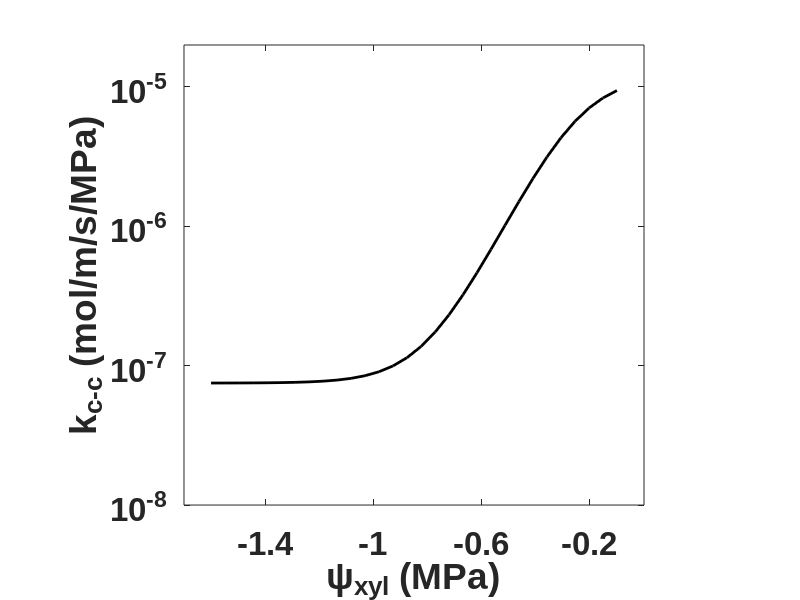

Recreate this plot in MATLAB. (Note: this script raises an error after producing the figure.)
% code_for_alternative_architecture_local_equilibrium_SI_Fig_S20.m
% Description: This code executes the mathematical model developed in SI
% Section S10 in the paper titled, "Loss of plasma membrane conductance of 
% outside-xylem zone explains non-stomatal control of transpiration" for 
% alternative architecture 1: local equilibrium between cells and air 
% spaces. We generate 3 predictions (mean and bounds of uncertainty 
% interval) with npoints (see below) being the number of points in the 
% discretized domain for each prediction. npoints are distributed across 
% four ranges in psi_xyl: -0.4 to 0; -0.8 to -0.4; -1.2 to -0.8 and -1.6 to
% -1.2 (MPa). The prediction mean and bounds of uncertainty interval is 
% then compared to the data mean +/- S.E. 
% This code uses the following MATLAB toolboxes:
% 1. Optimization Toolbox
% Code developed by: Sabyasachi Sen
% Email: ss3945@cornell.edu
% Affiliation: Cornell University
% Created: February 8, 2025
% Last Modified: February 10, 2025
% Copyright (c) 2025 Sabyasachi Sen
% If you use this code in your research, please cite as:
% "Sabyasachi Sen (2025). 
% code_for_alternative_hypothesis_1_local_equilibrium_SI_Fig_S21.m
% Retrieved from manuscript titled: Loss of plasma membrane conductance of 
% outside-xylem zone explains non-stomatal control of transpiration"
% This code is provided under the MIT License.
% For full license terms, see: https://opensource.org/licenses/MIT

clear;
close all;
clc;

%% Thermodynamic parameters (see Table S3 in SI Section S10)

leaf_temp=309; % leaf temperature (=36C) in Kelvin
p_sat=5946.178; % saturation pressure in Pa at 36C
R=8.314; % universal gas constant in SI units Pa.m3/K/mol
v_bar=18e-6; % molar volume of water in m3/mol
c=39.45; % molar concentration of air in mol/m3
D=2.5e-5; % diffusivity of water vapor in air in m2/s
p_atm=101325; % atmospheric pressure in Pa
kai_0=p_sat/p_atm; % reference mole fraction of water vapor at leaf temperature

%% Introduce uncertainty in parameters to generate uncertainty interval in predictions (see Tables S4 and S5 in SI Section S10)

% Notation: variable name: high, mid, low values
A_cc_arr=[5e-9, 6e-9, 7e-9]; % x-sectional area for flow in cell-to-cell path (in m2)
A_vap_arr=[5e-9, 5.5e-9, 6e-9]; % x-sectional area for flow in apoplasmic path (in m2)
bs_tortuosity_arr=[1, 2, 3]; % bundle sheath tortuosity (dimensionless)
mes_tortuosity_arr=[1, 2, 3]; % mesophyll tortuosity (dimensionless)
k_cc_max_arr=[12e-6, 11e-6, 10e-6]; % maximum cell-to-cell conductivity in mol/m/s/MPa
k_cc_min_arr=[7.5e-8, 7e-8, 6.5e-8]; % minimum cell-to-cell conductivity in mol/m/s/MPa
k_cc_trigger_arr=[-0.24e6, -0.23e6, -0.22e6]; % xylem stress at which 'characteristic' loss of cell-to-cell conductivity occurs (in Pa)
k_cc_decline_sensitivity_arr=[0.9e-5, 1e-5, 1.1e-5]; % determines sensitivity of cell-to-cell conductivity to xylem stress in MPa^(-1)

%% Constant leaf anatomical parameters (see Table S4 in SI Section S10)

L_total=2e-4; % total thickness of leaf in m
L_ad=L_total/2; % Assume half-thickness of leaf 
L_ab=L_total/2; % Assume half-thickness of leaf 
L_bs=L_ad/3; % Assume bundle sheath occupies 1/3rd of leaf thickness
A_cw=0.08e-9; % x-sectional area for flow in cell wall (in m2)

%% Constant transport parameters (see Table S5 in SI Section S10)

kappa_mes_mem=7e-6; % hydraulic conductivity of mesophyll membranes at cell-air space interface in mol/m/s/MPa: Rockwell review undersaturation - use higher end of L_p 
kappa_bs_mem=kappa_mes_mem; % hydraulic conductivity of bundle sheath membranes at cell-air space interface in mol/m/s/MPa: Rockwell review undersaturation - use higher end of L_p 
gs_ad=90e-3; % adaxial stomatal conductance in mol/m2/s
gs_ab=90e-3; % abaxial stomatal conductance in mol/m2/s
gs=(gs_ad+gs_ab)*1e3; % total stomatal conductance in mmol/m2/s: will be used to calculate transpiration rate

%% Driving forces for transpiration

% psi_xylem sweep
npoints=30; % number of nodes in the discretized domain
psi_xylem=flipud(linspace(-1.6,-0.1,npoints)')*1e6; % xylem water potential in Pa
xylem_means=[-0.2;-0.6;-1;-1.4]; % for plotting in bins

% VPD sweep 
rel_hum = flipud(linspace(0.36,0.7,npoints)'); % relative humidity of bulk air outside the leaf
vpd = p_sat*(1-rel_hum)/1e3; % vpd in kPa: the mean vpd in our measurements is ~3.8 kPa which is the last element in the vpd array here

%% Finite difference discretization parameters:

N=1000; % Total # of nodes including boundary nodes
h=L_total/(N-1); % interval between nodes

%% Coordinates along leaf thickness direction (in metres)

coords_ad=linspace(0,L_ad,N)'; % adaxial coordinates
coords_ab=linspace(-L_ab,0,N)'; % abaxial coordinates
coords_bs_ad=coords_ad(1:round(N/3)); % adaxial bundle sheath coordinates
coords_bs_ab=coords_ab(round(2*N/3)+1:end); % abaxial bundle sheath coordinates
coords_mes_ad=coords_ad(round(N/3):end); % adaxial mesophyll coordinates
coords_mes_ab=coords_ab(1:round(2*N/3)+1); % abaxial mesophyll coordinates
coordinates_ad=coords_ad*1e6; % coordinates for adaxial section: microns for plotting
coordinates_ab=coords_ab*1e6; % coordinates for abaxial section: microns for plotting

%% Loop through 3 sets of parameters

for ii=1:3

    % Variable leaf anatomical parameters and transport parameters (see Tables S4 and S5 in SI Section S10)

    bs_tortuosity=bs_tortuosity_arr(ii); % bundle sheath tortuosity
    mes_tortuosity=mes_tortuosity_arr(ii); % mesophyll tortuosity

    k_bs_vap=c*D*v_bar*kai_0/(R*leaf_temp)/bs_tortuosity/1e-6; % hydraulic conductivity of vapor in bundle sheath in mol/m/s/MPa; this assumes driving force for transport is water potential. Ref: Rockwell 2014
    k_mes_vap=c*D*v_bar*kai_0/(R*leaf_temp)/mes_tortuosity/1e-6; % hydraulic conductivity of vapor in mesophyll in mol/m/s/MPa; this assumes driving force for transport is water potential. Ref: Rockwell 2014
    
    k_bs_cw=2.7e-6/bs_tortuosity; % hydraulic conductivity of bundle sheath cell wall in mol/m/s/MPa; this assumes driving force for transport is water potential gradient. Refs: Michael potato parenchyma 1997; Rockwell et al. 2022
    k_mes_cw=2.7e-6/mes_tortuosity; % hydraulic conductivity of mesophyll cell wall in mol/m/s/MPa; this assumes driving force for transport is water potential gradient. Refs: Michael potato parenchyma 1997; Rockwell et al. 2022

    A_cc=A_cc_arr(ii); % see SI Section S10 for choice of A_cc
    A_vap=A_vap_arr(ii); % see SI Section S10 for choice of A_vap
                
    %% Tissue hydraulic conductivity parameters 
    
    % Cell-to-cell hydraulic parameters for current iteration
    k_cc_max=k_cc_max_arr(ii); 
    k_cc_decline_sensitivity=k_cc_decline_sensitivity_arr(ii); 
    k_cc_trigger=k_cc_trigger_arr(ii); 
    k_cc_min=k_cc_min_arr(ii); 
    % sigmoid function
    k_cc_arr=k_cc_max*1./(1+exp(-k_cc_decline_sensitivity*(psi_xylem-k_cc_trigger)))+k_cc_min; 
    
    % plot kappa_mem vs psi_xyl
    figure(1);hold on;
    plot(psi_xylem/1e6,k_cc_arr,'k-','linewidth',2);hold on;
    pbaspect([1 1 1]);
    ylabel('k_{c-c} (mol/m/s/MPa)');ylim([1e-8 2e-5]);
    xlabel('\psi_{xyl} (MPa)');xlim([-1.7 0]);xticks(flipud(xylem_means));
    set(gca,'fontsize',24,'ticklabelinterpreter','tex','fontname','Arial','fontweight','bold','yscale','log');
    box on;ax=gca;ax.LineWidth = 2;
    
    %% Solution
    
    % Initialize arrays that will contain the solutions: psi_cc and psi_apo (in Pa)
    psi_bs_cc_ad_arr=zeros(length(psi_xylem),length(rel_hum)); % psi_cc in bundle sheath adaxial domain
    psi_bs_cc_ab_arr=zeros(length(psi_xylem),length(rel_hum)); % psi_cc in bundle sheath abaxial domain
    psi_bs_apo_ad_arr=zeros(length(psi_xylem),length(rel_hum)); % psi_apo in bundle sheath adaxial domain
    psi_bs_apo_ab_arr=zeros(length(psi_xylem),length(rel_hum)); % psi_apo in bundle sheath abaxial domain

    psi_mes_cc_ad_N=zeros(length(psi_xylem),length(rel_hum)); % psi_cc in mesophyll adaxial domain
    psi_mes_cc_ab_N=zeros(length(psi_xylem),length(rel_hum)); % psi_cc in mesophyll abaxial domain
    psi_mes_apo_ad_N=zeros(length(psi_xylem),length(rel_hum)); % psi_apo in mesophyll adaxial domain
    psi_mes_apo_ab_N=zeros(length(psi_xylem),length(rel_hum)); % psi_apo in mesophyll abaxial domain
    
    for i=1:length(psi_xylem)
    
        k_cc=k_cc_arr(i); % Cell-to-cell conductivity 
        
        for j=1:length(rel_hum)
    
            % see SI Section S10 for details of these constants
            % a1, a2, b1, and b2 multiply the derivates in SI equations S30 and S31
            a1=kappa_bs_mem/(k_cc*A_cc); 
            a2=kappa_bs_mem/(k_bs_cw*A_cw + k_bs_vap*A_vap);
            
            b1=kappa_mes_mem/(k_cc*A_cc); 
            b2=kappa_mes_mem/(k_mes_cw*A_cw + k_mes_vap*A_vap);
            
            % r3 and s3 are the roots of the auxiliary equation: see SI equation S43
            r3=+sqrt(a1+a2);
            s3=+sqrt(b1+b2);
            
            % solve for the unknown x's ('alpha's in SI equations S44 and S45)
            init=[-1e6,-1e8,-10,-1e6,-2e6,-2e8,-20,-2e6,-1.5e6,-1.5e8,-25,-1.5e6,-2.5e6,-2.5e8,-30,-2.5e6];
            x=fsolve(@(x)solver_separate_bs_and_mesophyll(x,psi_xylem(i),rel_hum(j),a1,a2,b1,b2,r3,s3,L_ad,L_ab,L_bs,gs_ad,gs_ab,p_sat,v_bar,R,leaf_temp,k_mes_vap,k_bs_vap,k_mes_cw,k_bs_cw,p_atm,A_cc,A_vap,A_cw),init);
            
            %  psi_bs
            psi_bs_cc_ad_arr=x(1) + x(2)*coords_bs_ad + x(3)*exp(r3*coords_bs_ad) + x(4)*exp(-r3*coords_bs_ad);
            psi_bs_apo_ad_arr=x(1) + x(2)*coords_bs_ad - a2*x(3)*exp(r3*coords_bs_ad)/a1 - a2*x(4)*exp(-r3*coords_bs_ad)/a1;
            psi_bs_cc_ab_arr=x(5) + x(6)*coords_bs_ab + x(7)*exp(r3*coords_bs_ab) + x(8)*exp(-r3*coords_bs_ab);
            psi_bs_apo_ab_arr=x(5) + x(6)*coords_bs_ab - a2*x(7)*exp(r3*coords_bs_ab)/a1 - a2*x(8)*exp(-r3*coords_bs_ab)/a1;
            
            % psi_mes
            psi_mes_cc_ad_arr=x(9) + x(10)*coords_mes_ad + x(11)*exp(s3*coords_mes_ad) + x(12)*exp(-s3*coords_mes_ad);
            psi_mes_apo_ad_arr=x(9) + x(10)*coords_mes_ad - b2*x(11)*exp(s3*coords_mes_ad)/b1 - b2*x(12)*exp(-s3*coords_mes_ad)/b1;
            psi_mes_cc_ab_arr=x(13) + x(14)*coords_mes_ab + x(15)*exp(s3*coords_mes_ab) + x(16)*exp(-s3*coords_mes_ab);
            psi_mes_apo_ab_arr=x(13) + x(14)*coords_mes_ab - b2*x(15)*exp(s3*coords_mes_ab)/b1 - b2*x(16)*exp(-s3*coords_mes_ab)/b1;        
            
            % Combining the two cell-to-cell domains
            psi_cc_ab_arr=[psi_mes_cc_ab_arr(1:end-1);psi_bs_cc_ab_arr];
            psi_cc_ad_arr=[psi_bs_cc_ad_arr(1:end-1);psi_mes_cc_ad_arr];
            
            % Combining the two apoplasm domains
            psi_apo_ab_arr=[psi_mes_apo_ab_arr(1:end-1);psi_bs_apo_ab_arr];
            psi_apo_ad_arr=[psi_bs_apo_ad_arr(1:end-1);psi_mes_apo_ad_arr];

            % Terminal apoplast and symplast potentials on adaxial side 
            psi_mes_cc_ad_N(i,j)=psi_mes_cc_ad_arr(end)/1e6; % divide by 1e6 to convert from Pa to MPa
            psi_mes_apo_ad_N(i,j)=psi_mes_apo_ad_arr(end)/1e6; % divide by 1e6 to convert from Pa to MPa 
            
            % Terminal apoplast and symplast potentials on abaxial side 
            psi_mes_cc_ab_N(i,j)=psi_mes_cc_ab_arr(end)/1e6; % divide by 1e6 to convert from Pa to MPa
            psi_mes_apo_ab_N(i,j)=psi_mes_apo_ab_arr(end)/1e6; % divide by 1e6 to convert from Pa to MPa
                    
        end
        
        k_cc_exp=floor(log10(k_cc));
        k_cc_a=k_cc/(10^k_cc_exp);

        % Plot psi_apoplast vs z
        figure(2);
        plot([psi_cc_ab_arr; psi_cc_ad_arr]/1e6,[coordinates_ab; coordinates_ad],[psi_apo_ab_arr; psi_apo_ad_arr]/1e6,[coordinates_ab; coordinates_ad],'linewidth',4);
        pbaspect([1 1 1]);
        xlabel('\psi(MPa)','interpreter','tex');xlim([-20 0]);
        ylabel('z (\mu m)','interpreter','tex');ylim([-110 110]);
        set(gca,'fontsize',24,'ticklabelinterpreter','tex','FontName','Arial','FontWeight','Bold');
        title(sprintf('k_{c-c} = %.2f \\times 10^{%d} mol/m/s/MPa',k_cc_a,k_cc_exp),'FontSize',20,'Interpreter','tex');
        legend1=legend(sprintf('\\psi_{c-c}'),sprintf('\\psi_{apo}'),'interpreter','tex');
        set(legend1,'Position',[0.157149113714695 0.748901596398512 0.159461545944213 0.147857143765404],'Interpreter','tex','FontSize',20,'FontName','Arial');
        box on;ax=gca;ax.LineWidth = 2;
        drawnow();
        thisFrame=getframe(gcf);
        size(thisFrame.cdata)
        % Write this frame out to a new video file.
        myMovie1(i) = thisFrame;

    end
    
    %% Calculate goxz
    % Note: here, e_xyl, e_i - all "e"s are vapor pressures
    
    e_xyl=p_sat.*exp(v_bar*psi_xylem./(R*leaf_temp)); % equivalent vapor pressure at xylem water potential 
    e_air=p_sat-vpd(end)*1e3; % vapor pressure in the air outside the leaf
    e_i_high_vpd=p_sat.*exp(v_bar*psi_mes_apo_ad_N(:,end)*1e6./(R*leaf_temp)); % equivalent vapor pressure at AquaDust water potential in the ssc
    rh=e_i_high_vpd./p_sat; % relative humidity in the ssc
    e=gs*(e_i_high_vpd-e_air)/p_atm; % calculate transpiration rate e
    goxz_all=e./(e_xyl-e_i_high_vpd)*p_atm; % calculate g_oxz
    goxz_all=goxz_all.*ones(length(psi_xylem),length(psi_xylem));
    goxz=goxz_all(:,1); % extract g_oxz (here, there is no variation of g_oxz with VPD so any column will do)
    
    %% Calculate model prediction mean and max/min to generate uncertainty intervals
    
    % binned rh predictions
    rh_bin1=rh(psi_xylem>-0.4e6);
    rh_bin2=rh(psi_xylem<-0.4e6 & psi_xylem>-0.8e6);
    rh_bin3=rh(psi_xylem<-0.8e6 & psi_xylem>-1.2e6);
    rh_bin4=rh(psi_xylem<-1.2e6 & psi_xylem>=-1.6e6);
    
    % binned goxz predictions
    goxz_bin1=goxz(psi_xylem>-0.4e6);
    goxz_bin2=goxz(psi_xylem<-0.4e6 & psi_xylem>-0.8e6);
    goxz_bin3=goxz(psi_xylem<-0.8e6 & psi_xylem>-1.2e6);
    goxz_bin4=goxz(psi_xylem<-1.2e6 & psi_xylem>=-1.6e6);

    if ii==1 % upper bound on uncertainty interval

        rh_bin1_max=mean(rh_bin1);
        rh_bin2_max=mean(rh_bin2);
        rh_bin3_max=mean(rh_bin3);
        rh_bin4_max=mean(rh_bin4);

        goxz_bin1_max=mean(goxz_bin1);
        goxz_bin2_max=mean(goxz_bin2);
        goxz_bin3_max=mean(goxz_bin3);
        goxz_bin4_max=mean(goxz_bin4);
    
    elseif ii==2 % mean prediction

        rh_bin1_mean=mean(rh_bin1);rh_bin1_pos_err=rh_bin1_max-rh_bin1_mean; % compute difference between upper bound on uncertainty interval and mean
        rh_bin2_mean=mean(rh_bin2);rh_bin2_pos_err=rh_bin2_max-rh_bin2_mean;
        rh_bin3_mean=mean(rh_bin3);rh_bin3_pos_err=rh_bin3_max-rh_bin3_mean;
        rh_bin4_mean=mean(rh_bin4);rh_bin4_pos_err=rh_bin4_max-rh_bin4_mean;

        goxz_bin1_mean=mean(goxz_bin1);goxz_bin1_pos_err=goxz_bin1_max-goxz_bin1_mean; % compute difference between upper bound on uncertainty interval and mean
        goxz_bin2_mean=mean(goxz_bin2);goxz_bin2_pos_err=goxz_bin2_max-goxz_bin2_mean;
        goxz_bin3_mean=mean(goxz_bin3);goxz_bin3_pos_err=goxz_bin3_max-goxz_bin3_mean;
        goxz_bin4_mean=mean(goxz_bin4);goxz_bin4_pos_err=goxz_bin4_max-goxz_bin4_mean;
    
    else % lower bound on uncertainty interval

        rh_bin1_min=mean(rh_bin1);rh_bin1_neg_err=rh_bin1_mean-rh_bin1_min; % compute difference between mean and lower bound on uncertainty interval
        rh_bin2_min=mean(rh_bin2);rh_bin2_neg_err=rh_bin2_mean-rh_bin2_min;
        rh_bin3_min=mean(rh_bin3);rh_bin3_neg_err=rh_bin3_mean-rh_bin3_min;
        rh_bin4_min=mean(rh_bin4);rh_bin4_neg_err=rh_bin4_mean-rh_bin4_min;

        goxz_bin1_min=mean(goxz_bin1);goxz_bin1_neg_err=goxz_bin1_mean-goxz_bin1_min; % compute difference between mean and lower bound on uncertainty interval
        goxz_bin2_min=mean(goxz_bin2);goxz_bin2_neg_err=goxz_bin2_mean-goxz_bin2_min;
        goxz_bin3_min=mean(goxz_bin3);goxz_bin3_neg_err=goxz_bin3_mean-goxz_bin3_min;
        goxz_bin4_min=mean(goxz_bin4);goxz_bin4_neg_err=goxz_bin4_mean-goxz_bin4_min;
    end

end

%% Plotting prediction mean and uncertainty interval

rh_neg_err=[rh_bin1_neg_err;rh_bin2_neg_err;rh_bin3_neg_err;rh_bin4_neg_err];
rh_pos_err=[rh_bin1_pos_err;rh_bin2_pos_err;rh_bin3_pos_err;rh_bin4_pos_err];
rh_means_model=[rh_bin1_mean;rh_bin2_mean;rh_bin3_mean;rh_bin4_mean];

figure(3);
bar(xylem_means,rh_means_model,0.5,'linewidth',2);hold on;
pbaspect([1 1 1]);
er=errorbar(xylem_means,rh_means_model,rh_neg_err,rh_pos_err,'linewidth',2);
er.Color=[0 0 0];                            
er.LineStyle='none';  
ylabel('\it{h}_{ssc}^{apo}');ylim([0.9 1.01]);
xlabel('\psi_{xyl} (MPa)');xlim([-1.7 0]);xticks(flipud(xylem_means));
set(gca,'fontsize',24,'ticklabelinterpreter','tex','FontName','Arial','fontweight','bold');
box on;ax=gca;ax.LineWidth = 2;

goxz_neg_err=[goxz_bin1_neg_err;goxz_bin2_neg_err;goxz_bin3_neg_err;goxz_bin4_neg_err];
goxz_pos_err=[goxz_bin1_pos_err;goxz_bin2_pos_err;goxz_bin3_pos_err;goxz_bin4_pos_err];
goxz_means_model=[goxz_bin1_mean;goxz_bin2_mean;goxz_bin3_mean;goxz_bin4_mean];

figure(4);
bar(xylem_means,goxz_means_model,0.5,'linewidth',2);hold on;
pbaspect([1 1 1]);
er=errorbar(xylem_means,goxz_means_model,goxz_neg_err,goxz_pos_err,'linewidth',2);
er.Color=[0 0 0];                            
er.LineStyle='none';
ylabel('{\itg}_{oxz} (mmol/m^2/s)');ylim([4e2 6e4]);
xlabel('\psi_{xyl} (MPa)');xlim([-1.7 0]);xticks(flipud(xylem_means));
set(gca,'fontsize',24,'ticklabelinterpreter','tex','FontName','Arial','fontweight','bold','yscale','log');
box on;ax=gca;ax.LineWidth = 2;

%% plot h_ssc^apo expt and model together

% rh expt data from Fig. 2c
rh_means_expt=[0.992847001815885;0.946963460686416;0.929521991233521;0.919537568810321];
rh_se_expt=[0.00180002577421479;0.0201784472288282;0.0131077713211281;0.0122904973618615];

figure(5);
b1=bar(xylem_means,[rh_means_expt zeros(length(rh_means_expt),1)],'grouped','linewidth',2);hold on;
x=NaN(2,4);
for i = 1:2
    x(i,:) = b1(i).XEndPoints;
end
errorbar(x',[rh_means_expt zeros(length(rh_means_expt),1)],[rh_se_expt zeros(length(rh_se_expt),1)],[rh_se_expt zeros(length(rh_se_expt),1)],'k','linestyle','none','linewidth',2);

b2=bar(xylem_means,[zeros(length(rh_means_model),1) rh_means_model],'grouped','linewidth',2);hold on;
for i = 1:2
    x(i,:) = b2(i).XEndPoints;
end
errorbar(x',[zeros(length(rh_means_model),1) rh_means_model],[zeros(length(rh_neg_err),1) rh_neg_err],[zeros(length(rh_pos_err),1) rh_pos_err],'k','linestyle','none','linewidth',2);

xlabel('\psi_{xyl} (MPa)');xlim([-1.7 0]);xticks(flipud(xylem_means));
ylabel('\it{h}_{ssc}^{apo}');ylim([0.9 1.01]);
set(gca,'fontsize',24,'ticklabelinterpreter','tex','FontName','Arial','fontweight','bold');
pbaspect([1 1 1]);
legend([b1(1) b2(2)],'Experiment','Model','Position',[0.265625 0.757142857142857 0.283928571428571 0.129761904761905]);
b2(2).FaceColor(1,:)=[0.8500 0.3250 0.0980];
box on;ax=gca;ax.LineWidth = 2;

%% plot goxz expt and model together

% goxz expt data from Fig. 2e
goxz_means_expt=[38556.2258047020;5667.33817184295;2422.37978608609;1541.23262663729];
goxz_se_expt=[13600.6249811751;1367.98145675526;303.839465584318;290.498308255051];

figure(6);
b1=bar(xylem_means,[goxz_means_expt zeros(length(goxz_means_expt),1)],'grouped','linewidth',2);hold on;
x=NaN(2,4);
for i = 1:2
    x(i,:) = b1(i).XEndPoints;
end
errorbar(x',[goxz_means_expt zeros(length(goxz_means_expt),1)],[goxz_se_expt zeros(length(goxz_se_expt),1)],[goxz_se_expt zeros(length(goxz_se_expt),1)],'k','linestyle','none','linewidth',2);

b2=bar(xylem_means,[zeros(length(goxz_means_model),1) goxz_means_model],'grouped','linewidth',2);hold on;
for i = 1:2
    x(i,:) = b2(i).XEndPoints;
end
errorbar(x',[zeros(length(goxz_means_model),1) goxz_means_model],[zeros(length(goxz_neg_err),1) goxz_neg_err],[zeros(length(goxz_pos_err),1) goxz_pos_err],'k','linestyle','none','linewidth',2);

xlabel('\psi_{xyl} (MPa)');xlim([-1.7 0]);xticks(flipud(xylem_means));
ylabel('{\itg}_{oxz} (mmol/m^2/s)');ylim([6e2 8e4]);
set(gca,'fontsize',24,'ticklabelinterpreter','tex','FontName','Arial','fontweight','bold','yscale','log');
pbaspect([1 1 1]);
legend([b1(1) b2(2)],'Experiment','Model','Position',[0.265625 0.757142857142857 0.283928571428571 0.129761904761905]);
b2(2).FaceColor(1,:)=[0.8500 0.3250 0.0980];
box on;ax=gca;ax.LineWidth = 2;

%% save workspace variables

filename='workspace_variables.mat';
save(filename);